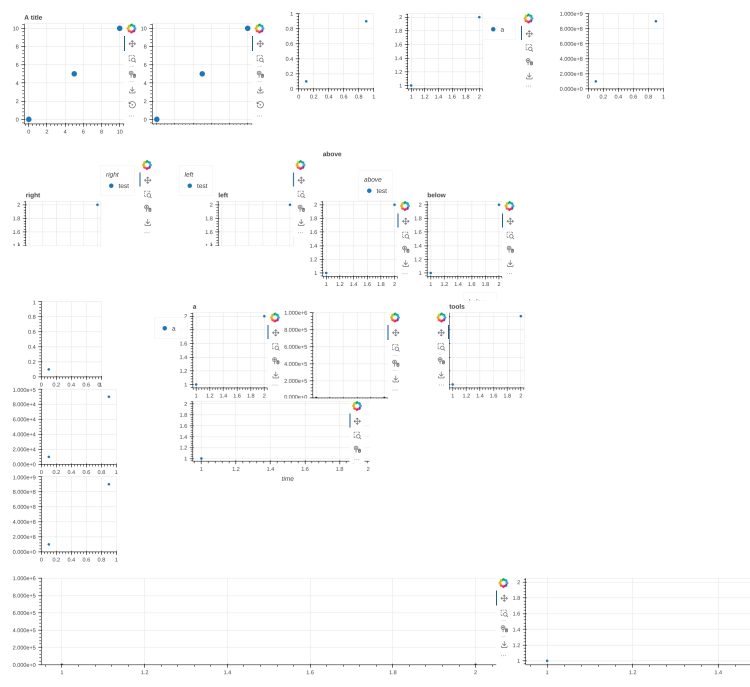
#> input picture QC_Toolkit_V27/QC_Review/review_toolkit/workspace/11_20/bokeh__bokeh_15456_mm_attempt4/frames/t_0.5.png, 2250 x 2060 px, found by its file name (shown at 1/3 size)
$ python annotate.py ../frames/t_0.5.png ../../../../../11_20/bokeh__bokeh_15456_mm_attempt4/QC_Report/evidence/02_clip_t14.8_after_changes.png
#> lines starting #> are read from the running program, lines starting #| are printed output that depends on the picture
"""Annotate clip frames with the six defect locations. Usage: annotate.py <frames dir> <evidence dir>"""
import sys, pathlib
from PIL import Image, ImageDraw, ImageFont
fr, ev = pathlib.Path(sys.argv[1]), pathlib.Path(sys.argv[2]); ev.mkdir(parents=True, exist_ok=True)
S = 1.125  # displayed 2000 px -> original 2250 px
try:
    font = ImageFont.truetype("arialbd.ttf", 34)
except OSError:
    font = ImageFont.load_default()
def ann(src, dst, boxes, caption):
#> called with src = 't_0.5.png', dst = '01_clip_t0.5_static_defects.png'
    im = Image.open(fr / src).convert("RGB"); d = ImageDraw.Draw(im)
#> in ann, im is the input picture: PIL image 2250x2060 RGB; mean R, G, B 251.9, 251.9, 252
    for (x0, y0, x1, y1, label) in boxes:
        b = [round(v * S) for v in (x0, y0, x1, y1)]
        d.rectangle(b, outline=(220, 30, 30), width=5)
        below = label.endswith(' v')
        label = label[:-2] if below else label
        tx, ty = b[0], (b[3] + 4) if below else max(0, b[1] - 40)
        tw = d.textlength(label, font=font)
        d.rectangle([tx, ty, tx + tw + 12, ty + 40], fill=(220, 30, 30))
        d.text((tx + 6, ty + 2), label, fill="white", font=font)
#> this loop made 8 passes
#> (tx, ty, tw) on passes 1 to 8: (450, 314, 476.1), (22, 635, 474.9), (270, 1096, 351.7), (568, 1405, 630.7), (922, 1130, 361.3), (456, 1022, 416.8), (1294, 894, 442.7), (6, 1670, 670.8)
    canvas = Image.new("RGB", (im.width, im.height + 70), "white")
#> canvas: PIL image 2250x2130 RGB; every value is 255
    canvas.paste(im, (0, 70)); ImageDraw.Draw(canvas).text((20, 15), caption, fill="black", font=font)
#> after `canvas.paste(im, (0, 70))`:
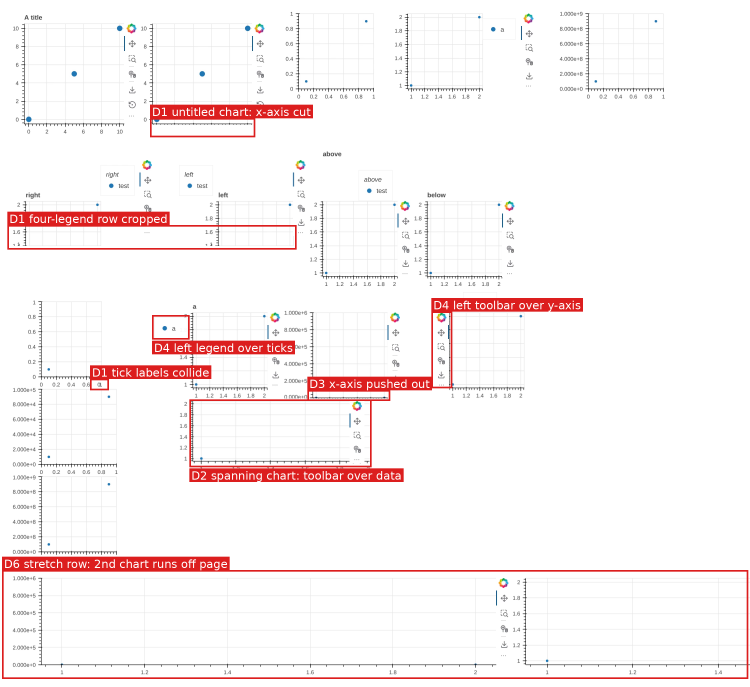
#> im: PIL image 2250x2060 RGB (shown at 1/3 size); mean R, G, B 250.6, 243.1, 243.1
#> after `canvas.paste(im, (0, 70))`:
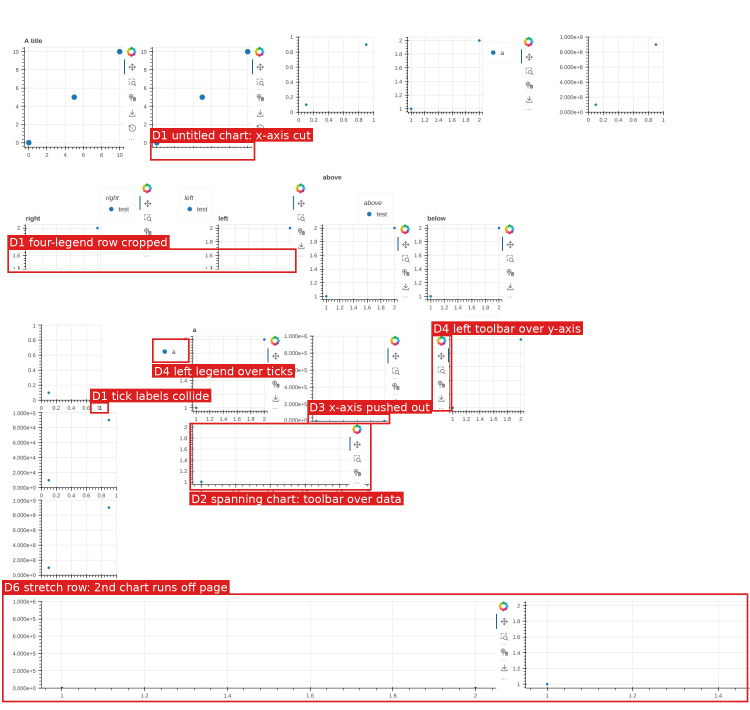
#> canvas: PIL image 2250x2130 RGB (shown at 1/3 size); mean R, G, B 250.8, 243.5, 243.5
    canvas = canvas.resize((1400, round(canvas.height * 1400 / canvas.width)), Image.LANCZOS)
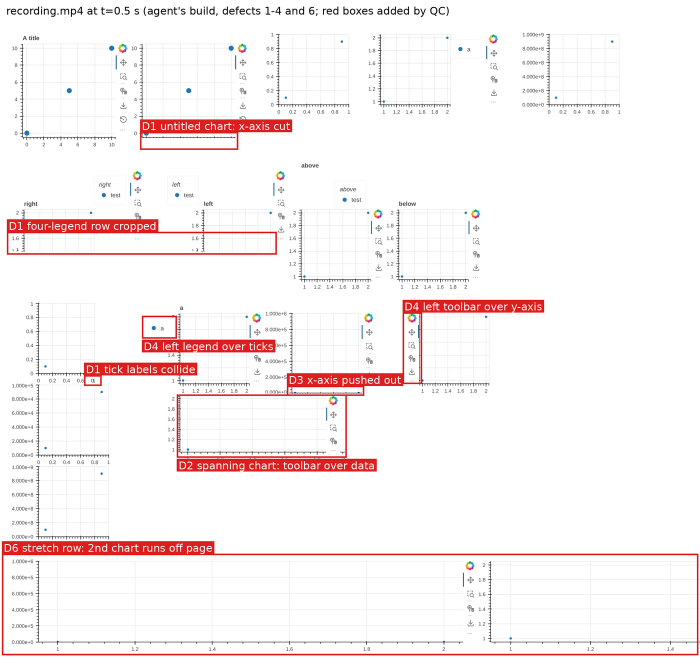
#> canvas: PIL image 1400x1325 RGB (shown at 1/2 size); mean R, G, B 250.1, 242.6, 242.7
    canvas.quantize(colors=256, method=Image.Quantize.MEDIANCUT, dither=Image.Dither.NONE).save(ev / dst, optimize=True)
ann("t_0.5.png", "01_clip_t0.5_static_defects.png", [
    (400, 315, 680, 365, "D1 untitled chart: x-axis cut"),
    (20, 600, 790, 665, "D1 four-legend row cropped"),
    (240, 1010, 290, 1040, "D1 tick labels collide"),
    (505, 1065, 990, 1245, "D2 spanning chart: toolbar over data v"),
    (820, 1040, 1040, 1068, "D3 x-axis pushed out"),
    (405, 840, 505, 905, "D4 left legend over ticks v"),
    (1150, 830, 1205, 1035, "D4 left toolbar over y-axis"),
    (5, 1520, 1995, 1810, "D6 stretch row: 2nd chart runs off page"),
], "recording.mp4 at t=0.5 s (agent's build, defects 1-4 and 6; red boxes added by QC)")
ann("t_14.8.png", "02_clip_t14.8_after_changes.png", [
    (750, 25, 800, 250, "D5 grown tick labels cut"),
    (1265, 45, 1490, 105, "D5 longer legend overflows"),
    (1480, 25, 1735, 270, "counterpart: shrunk range relaid out"),
], "recording.mp4 at t=14.8 s (after the three charts changed; defect 5)")
#> call 2 of ann, with src = 't_14.8.png', dst = '02_clip_t14.8_after_changes.png'
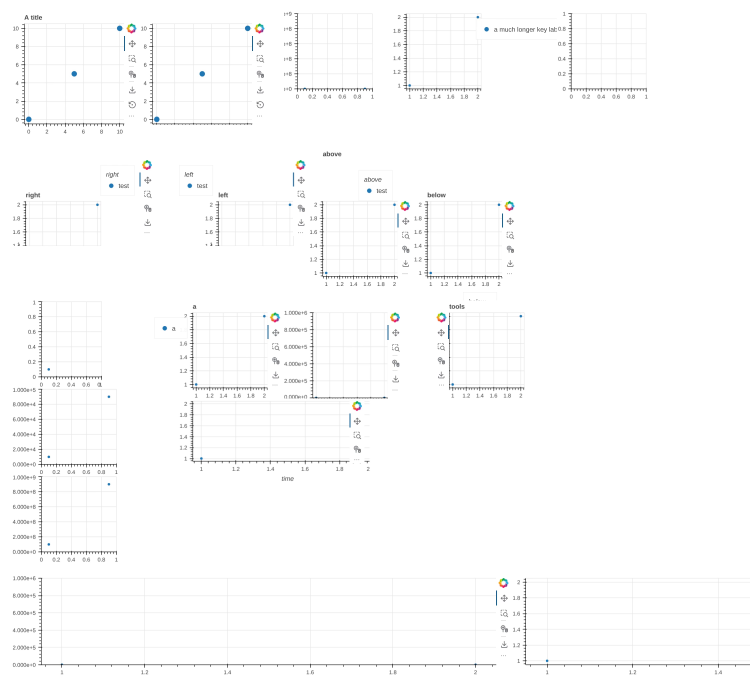
#> input picture QC_Toolkit_V27/QC_Review/review_toolkit/workspace/11_20/bokeh__bokeh_15456_mm_attempt4/frames/t_14.8.png, 2250 x 2060 px, found by its file name (shown at 1/3 size)
#> in ann, im is the input picture: PIL image 2250x2060 RGB; mean R, G, B 251.9, 252, 252
#> the loop in ann (call 2), `for (x0, y0, x1, y1, label) in boxes:` made 3 passes
#> (tx, ty, tw) on passes 1 to 3: (844, 0, 410.7), (1423, 11, 468.1), (1665, 0, 621.3)
#> in ann (call 2), `canvas.paste(im, (0, 70))`:
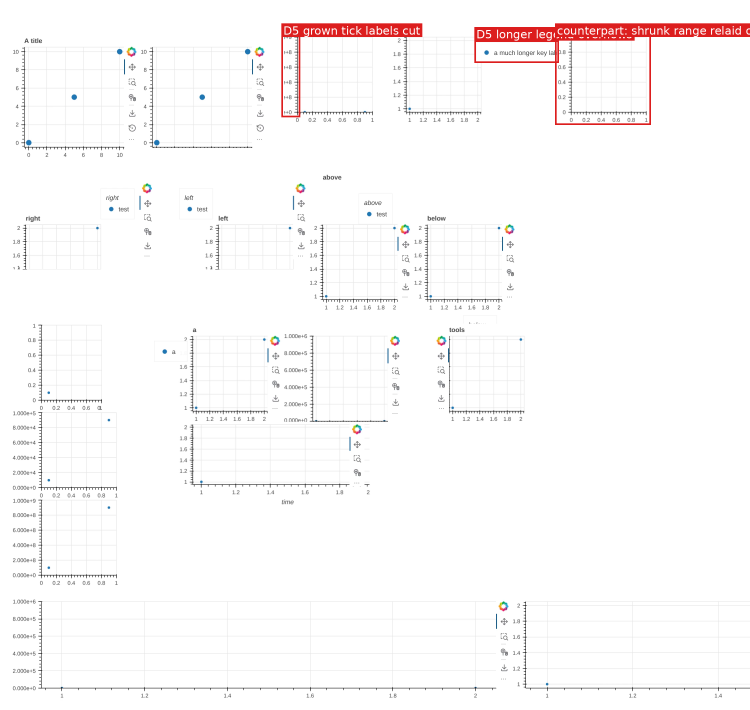
#> canvas: PIL image 2250x2130 RGB (shown at 1/3 size); mean R, G, B 251.6, 249.6, 249.6
#> in ann (call 2), `canvas.quantize(colors=256, method=Image.Quantize.MEDIANCUT, dither=Im..`:
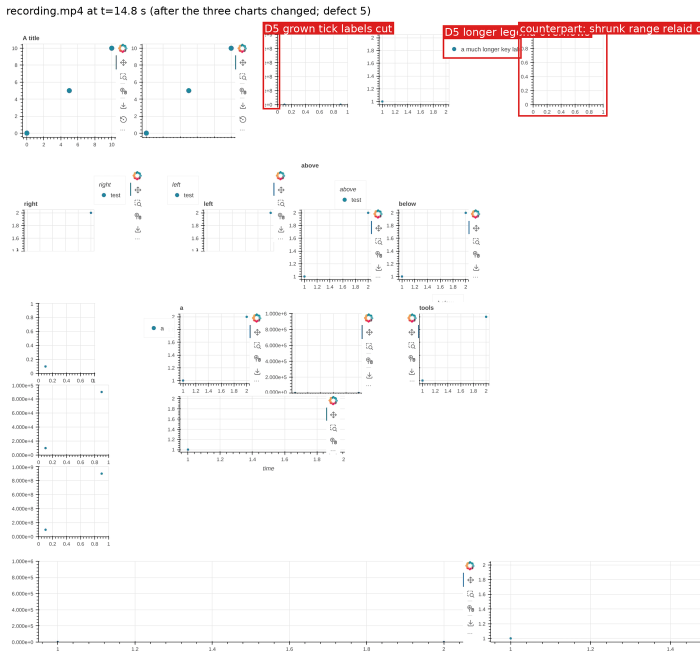
#> saved as 02_clip_t14.8_after_changes.png: PIL image 1400x1325 P (shown at 1/2 size); mean R, G, B 251.1, 249, 249
